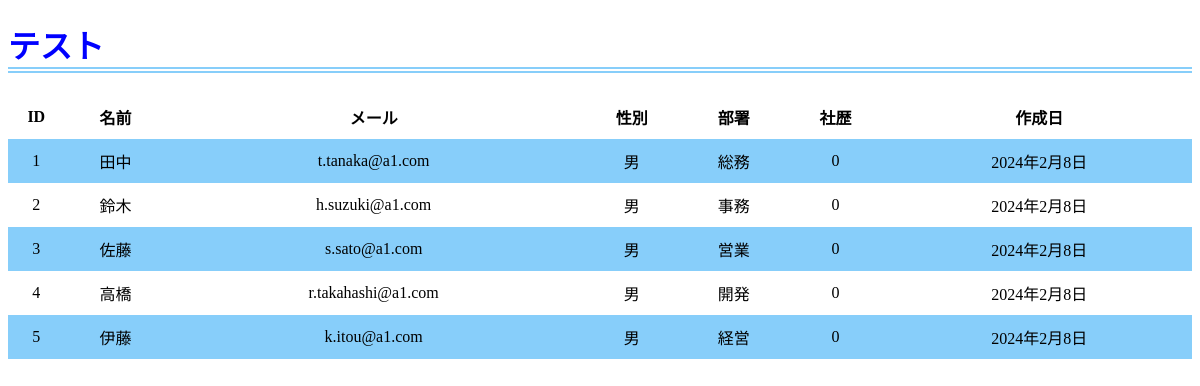
Screenshot of /info with the database file from the repository.
### webtestapp/models.py (models this page shows, shortened)
class Employee(models.Model):
  name = models.CharField('名前', max_length=255)
  mail = models.EmailField('メール', max_length=255)
  gender = models.BooleanField('性別')
  department = models.CharField('部署', max_length=255)
  year = models.IntegerField('社歴', default=0)
  created_at = models.DateField('作成日', default=timezone.now)

### webtestapp/views.py (the view)
# urls.py: path('info', views.info, name='info'),
def info(request):
    infodata = Employee.objects.all()
    header = ['ID','名前','メール','性別','部署','社歴','作成日']
    my_dict2 = {
        'title': 'テスト',
        'employees': infodata,
        'header':header
    }
    return render(request, 'webtestapp/info.html',my_dict2)

### webtestapp/templates/webtestapp/info.html (shortened to what this page needs)
<!DOCTYPE html>
{% load static %}
<html lang="ja">
<head>
    <link rel="stylesheet" href="{% static "css/style.css" %}" />
</head>
<body>
    <h1>{{ title }}</h1>
    <table>
      <tr>
      {% for col in header %}
        <th>{{ col }}</th>
      {% endfor %}
      </tr>
      {% for employee in employees %}
      <tr>
        <td>{{ employee.id }}</td>
        <td>{{ employee.name }}</td>
        <td>{{ employee.mail }}</td>
        <td>{% if not employee.gender %}男{% endif %}
        </td>
        <td>{{ employee.department }}</td>
        <td>{{ employee.year }}</td>
        <td>{{ employee.created_at }}</td>
      </tr>
      {% endfor %}
  </table>
  </body>
</html>

### static/css/style.css (style rules this page uses)
h1 { color: blue; border-bottom: double 6px #87CEFA; }
table { width: 100%; border-collapse: collapse; border-spacing: 0; }
table th, table td { padding: 10px 0; text-align: center; }
table tr:nth-child(even) { background-color: #87CEFA }

### rows the page displays
Employee: id "1", name "田中", mail "t.tanaka@a1.com", gender "男", department "総務", year "0", created_at "2024年2月8日"
Employee: id "2", name "鈴木", mail "h.suzuki@a1.com", gender "男", department "事務", year "0", created_at "2024年2月8日"
Employee: id "3", name "佐藤", mail "s.sato@a1.com", gender "男", department "営業", year "0", created_at "2024年2月8日"
Employee: id "4", name "高橋", mail "r.takahashi@a1.com", gender "男", department "開発", year "0", created_at "2024年2月8日"
Employee: id "5", name "伊藤", mail "k.itou@a1.com", gender "男", department "経営", year "0", created_at "2024年2月8日"

### other values shown
{{ title }} "テスト"
{{ col }} "ID" "名前" "メール" "性別" "部署" "社歴" "作成日"
